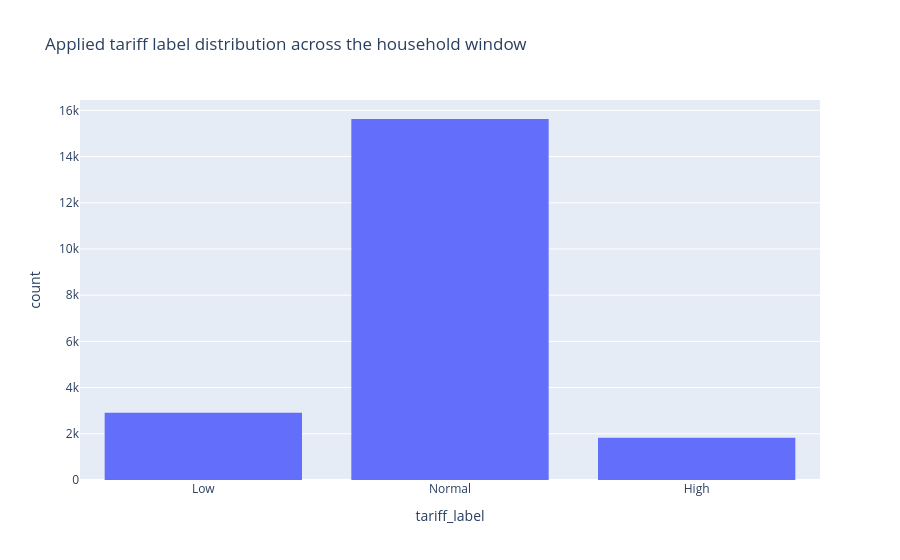

Write notebook code for a chart like this one.
### Code cell
# join the cyclic lookup onto the household frame
hourly['dow'] = hourly.index.dayofweek
hourly['hour'] = hourly.index.hour
hourly = hourly.merge(lookup, on=['dow','hour'], how='left').set_index(hourly.index)
fig = px.histogram(hourly, x='tariff_label', title='Applied tariff label distribution across the household window', category_orders={'tariff_label': ['Low','Normal','High']})
fig.show()

### Figure 1 — Plotly figure (JSON) as saved in the notebook; plotly's stock layout.template omitted (floating-point values rounded to 4 significant figures; data arrays with more than 128 entries replaced by an {"elided": "..."} marker saying what was removed)
{"data": [{"bingroup": "x", "hovertemplate": "tariff_label=%{x}<br>count=%{y}<extra></extra>", "legendgroup": "", "marker": {"color": "#636efa", "pattern": {"shape": ""}}, "name": "", "orientation": "v", "showlegend": false, "type": "histogram", "x": {"elided": "20359 str values"}, "xaxis": "x", "yaxis": "y"}], "layout": {"barmode": "relative", "legend": {"tracegroupgap": 0}, "title": {"text": "Applied tariff label distribution across the household window"}, "xaxis": {"anchor": "y", "categoryarray": ["Low", "Normal", "High"], "categoryorder": "array", "domain": [0, 1], "title": {"text": "tariff_label"}}, "yaxis": {"anchor": "x", "domain": [0, 1], "title": {"text": "count"}}}}
